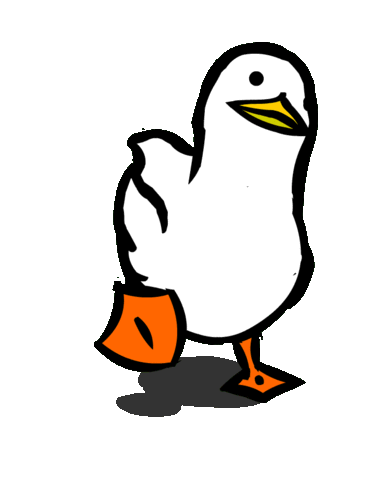
#> input picture gif/duck.gif, 383 x 480 px; its folder holds only this picture in this run
$ python converter.py --input gif/duck.gif
#> lines starting #> are read from the running program, lines starting #| are printed output that depends on the picture
import argparse
import os
import cv2
from PIL import Image
from enum import Enum

class Mode(Enum):
    H = ".h"
    PNG = ".png"
    GIF = ".gif"

def main():
    parser = argparse.ArgumentParser(
        description="Convert a file from one format to another."
    )
    parser.add_argument(
        "-i",
        "--input",
        required=True,
        dest="input_file",
        help="Input file to be converted."
    )
    parser.add_argument(
        "-o",
        "--output",
        nargs="?",
        dest="output_file",
        help="Output file to be converted."
    )
    parser.add_argument(
        "-r",
        "--resize",
        dest="resize",
        help="Resize image."
    )
    parser.add_argument(
        "-d",
        "--delete",
        dest="delete_temp",
        help="Delete temp image."
    )
    parser.add_argument(
        "-s",
        "--swap",
        dest="swap",
        help="Swap bytes for 16-bit words."
    )
    args = parser.parse_args()

    input_basename = os.path.basename(args.input_file).rsplit('.', 1)

    mode = Mode.H if (input_basename[1] == 'png') else Mode.PNG

    if args.output_file is None:
        args.output_file = input_basename[0] + mode.value

    output_basename = os.path.basename(args.output_file).rsplit('.', 1)

    if len(output_basename) != 2:
        print("Error: Invalid arguments.")
        exit(1)

    if (input_basename[1] not in ['gif', 'png', 'h']):
        print("Error: Input file must be a gif or .png or .h file.")
        exit(1)

    if (output_basename[1] not in ['png', 'h']):
        print("Error: Output file must be a png or .h file.")
        print(f"Output file: {output_basename}")
        exit(1)

    if (input_basename[1] == output_basename[1]):
        print("Error: Input and output file must be different.")
        exit(1)

    if input_basename[1] == 'gif':
        target_path_list = []
        temp_img_list = convert_gif_to_png(args)
        for img in temp_img_list:
            target_path_list.append(resize_img(img, args.resize))
        convert_gif_to_rgb565(args, target_path_list)
        print_image_info("Convert Image ", target_path_list[0])
        delete_temp(args)
    elif input_basename[1] == 'png':
        target_path = resize_img(args.input_file, args.resize)
        convert_png_to_rgb565(args, target_path)
        print_image_info("Convert Image ", target_path)
        delete_temp(args)
    elif input_basename[1] == 'h':
        convert_rgb565_to_png(args)

def delete_temp(args):
    if args.delete_temp == 'true' or args.delete_temp == 'True':
        if os.path.exists("temp"):
            for file in os.scandir("temp"):
                os.remove(file.path)
            print("Removed the PNG files inside the temp folder.")
    else:
        print("Not removed the PNG files inside the temp folder.")

def convert_gif_to_rgb565(args, target_path_list):
    total_image_content = ""
    for target_path in target_path_list:
        name = os.path.basename(args.output_file).rsplit('.', 1)[0]
        png = Image.open(target_path)
        width, height = png.size

        max_line_width = min(width, 1024)
        # print(max_line_width)

        # iterate over the pixels
        image = png.getdata()
        image_content = "{"
        for i, pixel in enumerate(image):
            r = (pixel[0] >> 3) & 0x1F
            g = (pixel[1] >> 2) & 0x3F
            b = (pixel[2] >> 3) & 0x1F
            rgb = r << 11 | g << 5 | b

            if args.swap:
                rgb = ((rgb & 0xFF) << 8) | ((rgb & 0xFF00) >> 8)

            image_content += f"0x{rgb:04X}" + (",\n    " if (i % max_line_width == max_line_width-1) else ",")

        if image_content.endswith("\n    "):
            image_content = image_content[:-5]

        image_content += "},\n"

        total_image_content += image_content

    output_h_content = f"""
// <{width},{height},{len(target_path_list)}>
int gif_frames = {len(target_path_list)};
int gif_width = {width};
int gif_height = {height};
constexpr unsigned short gif_img[][{width*height}] = {{
    {total_image_content}
}};
""".strip() + "\n"

    output_path = os.path.join("header", args.output_file)
    with open(output_path, 'w') as output_file:
        output_file.write(output_h_content)

def resize_img(img_file, resize_value):
    if resize_value == None:
        return img_file

    path = os.path.dirname(os.path.abspath(img_file))
    file_name = os.path.basename(img_file)
    img_path = os.path.join(path, file_name)

    # print_image_info("Orignal Image", img_path)
    img = cv2.imread(img_path)

    rs_scale = float(resize_value)
    rs_img = cv2.resize(img, dsize=(0, 0), fx=rs_scale, fy=rs_scale)
    rs_img_path = os.path.join(os.getcwd(), "temp", "resized_" + file_name)
    cv2.imwrite(rs_img_path, rs_img)

    return rs_img_path

# [59 lines left out: functions convert_png_to_rgb565, convert_rgb565_to_png, not called in this run]


def convert_gif_to_png(args):
    temp_img_list = []
    input_basename = os.path.basename(args.input_file).rsplit('.', 1)
    if input_basename[1] != 'gif':
        print(f'it is not gif file, {args.input_file}')
        return

    with Image.open(args.input_file) as img:

#> img is the input picture: PIL image 383x480 P; mean R, G, B, A 227.3, 223.9, 221, 80.3
        print(f'frame count: {img.n_frames}')
#| frame count: 15
        for i in range(img.n_frames):

            img.seek(i)

            image = img.convert("RGBA")
            new_data = []

            for item in image.getdata():
                new_data.append(tuple(item[:3]))

            new_img = Image.new("RGB", img.size)
            new_img.putdata(new_data)
            new_img = img.convert("RGBA")

            temp_img_file_name = '{}_{}.png'.format(input_basename[0], i)
            temp_img_path = os.path.join('temp', temp_img_file_name)
            new_img.save(temp_img_path)
            temp_img_list.append(temp_img_path)
#> this loop made 15 passes
#> pass 2, in convert_gif_to_png, `image = img.convert("RGBA")`:
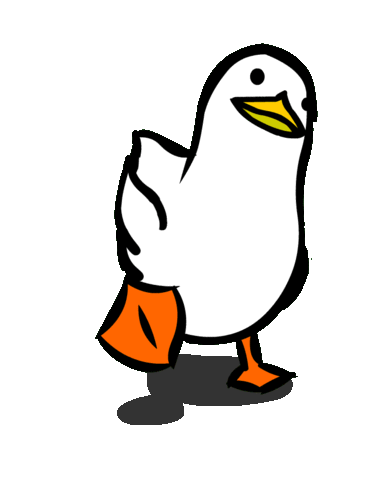
#> image: PIL image 383x480 RGBA; mean R, G, B, A 228.9, 225.3, 222.1, 78.7; transparent parts drawn white
#> pass 3, in convert_gif_to_png, `image = img.convert("RGBA")`:
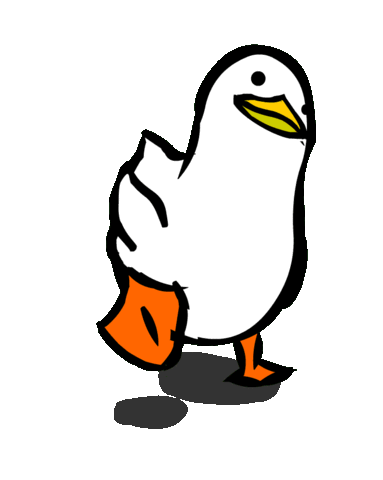
#> image: PIL image 383x480 RGBA; mean R, G, B, A 228.7, 225.1, 221.8, 79; transparent parts drawn white
#> after the loop:
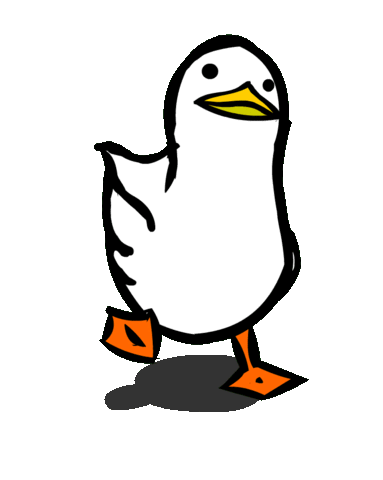
#> img: PIL image 383x480 RGBA; mean R, G, B, A 227.7, 225.8, 223.8, 77.4; transparent parts drawn white
#> after the loop, temp_img_list = 15 items, first 6: 'temp/duck_0.png', 'temp/duck_1.png', 'temp/duck_2.png', 'temp/duck_3.png', 'temp/duck_4.png', 'temp/duck_5.png'
#> the loop in convert_gif_to_rgb565, `for i, pixel in enumerate(image):` made 183840 passes
#> image_content on passes 1 to 3: '{0xFFFF,', '{0xFFFF,0xFFFF,', '{0xFFFF,0xFFFF,0xFFFF,'

    return temp_img_list


def print_image_info(name, img_path):
#> called with name = 'Convert Image ', img_path = 'temp/duck_0.png'
    image = cv2.imread(img_path)
#> image: shape (480, 383, 3)

    print(f'============ {name} ============')
    print('Image size : {}'.format(image.shape))
#| Image size : (480, 383, 3)
    print('Image dtype : {}'.format(image.dtype))
#| Image dtype : uint8
    print('Image width : {}'.format(image.shape[1]))
#| Image width : 383
    print('Image height : {}'.format(image.shape[0]))
#| Image height : 480
    print('Image total pixels : {}'.format(image.size))
#| Image total pixels : 551520
    print('=======================================')

if __name__ == '__main__':
    main()
